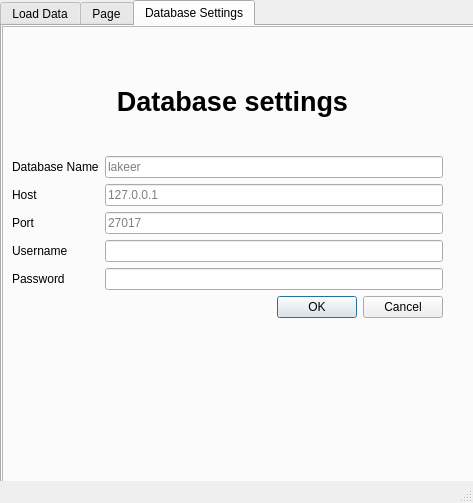
<?xml version="1.0" encoding="UTF-8"?>
<ui version="4.0">
 <class>MainWindow</class>
 <widget class="QMainWindow" name="MainWindow">
  <property name="geometry">
   <rect>
    <x>0</x>
    <y>0</y>
    <width>473</width>
    <height>503</height>
   </rect>
  </property>
  <property name="windowTitle">
   <string>Lakeer Plugin</string>
  </property>
  <widget class="QWidget" name="centralwidget">
   <widget class="QTabWidget" name="tabWidget">
    <property name="geometry">
     <rect>
      <x>0</x>
      <y>0</y>
      <width>491</width>
      <height>501</height>
     </rect>
    </property>
    <property name="currentIndex">
     <number>2</number>
    </property>
    <widget class="QWidget" name="loadData">
     <attribute name="title">
      <string>Load Data</string>
     </attribute>
     <widget class="QFrame" name="frame_loaddata">
      <property name="geometry">
       <rect>
        <x>0</x>
        <y>0</y>
        <width>491</width>
        <height>471</height>
       </rect>
      </property>
      <property name="frameShape">
       <enum>QFrame::StyledPanel</enum>
      </property>
      <property name="frameShadow">
       <enum>QFrame::Raised</enum>
      </property>
      <widget class="QDialogButtonBox" name="button_box">
       <property name="geometry">
        <rect>
         <x>10</x>
         <y>420</y>
         <width>451</width>
         <height>32</height>
        </rect>
       </property>
       <property name="orientation">
        <enum>Qt::Horizontal</enum>
       </property>
       <property name="standardButtons">
        <set>QDialogButtonBox::Cancel|QDialogButtonBox::Ok|QDialogButtonBox::Save</set>
       </property>
       <property name="centerButtons">
        <bool>false</bool>
       </property>
      </widget>
      <widget class="QLabel" name="label_2">
       <property name="geometry">
        <rect>
         <x>10</x>
         <y>370</y>
         <width>161</width>
         <height>17</height>
        </rect>
       </property>
       <property name="text">
        <string>Department</string>
       </property>
      </widget>
      <widget class="QComboBox" name="comboBox">
       <property name="geometry">
        <rect>
         <x>10</x>
         <y>390</y>
         <width>451</width>
         <height>25</height>
        </rect>
       </property>
      </widget>
      <widget class="QTreeWidget" name="treeWidget">
       <property name="geometry">
        <rect>
         <x>10</x>
         <y>40</y>
         <width>451</width>
         <height>321</height>
        </rect>
       </property>
       <attribute name="headerVisible">
        <bool>false</bool>
       </attribute>
       <column>
        <property name="text">
         <string notr="true">1</string>
        </property>
       </column>
      </widget>
      <widget class="QLabel" name="label_3">
       <property name="geometry">
        <rect>
         <x>10</x>
         <y>20</y>
         <width>351</width>
         <height>17</height>
        </rect>
       </property>
       <property name="text">
        <string>Select the service metrics:</string>
       </property>
      </widget>
     </widget>
    </widget>
    <widget class="QWidget" name="analysis">
     <attribute name="title">
      <string>Page</string>
     </attribute>
    </widget>
    <widget class="QWidget" name="databaseSetting">
     <attribute name="title">
      <string>Database Settings</string>
     </attribute>
     <widget class="QFrame" name="frame_database">
      <property name="geometry">
       <rect>
        <x>0</x>
        <y>0</y>
        <width>491</width>
        <height>521</height>
       </rect>
      </property>
      <property name="frameShape">
       <enum>QFrame::StyledPanel</enum>
      </property>
      <property name="frameShadow">
       <enum>QFrame::Raised</enum>
      </property>
      <widget class="QLabel" name="db_header_2">
       <property name="geometry">
        <rect>
         <x>0</x>
         <y>60</y>
         <width>461</width>
         <height>31</height>
        </rect>
       </property>
       <property name="font">
        <font>
         <pointsize>20</pointsize>
         <weight>75</weight>
         <bold>true</bold>
        </font>
       </property>
       <property name="text">
        <string>Database settings</string>
       </property>
       <property name="alignment">
        <set>Qt::AlignCenter</set>
       </property>
      </widget>
      <widget class="QWidget" name="formLayoutWidget">
       <property name="geometry">
        <rect>
         <x>10</x>
         <y>130</y>
         <width>431</width>
         <height>251</height>
        </rect>
       </property>
       <layout class="QFormLayout" name="form_layout">
        <item row="0" column="0">
         <widget class="QLabel" name="databaseNameLabel">
          <property name="text">
           <string>Database Name</string>
          </property>
         </widget>
        </item>
        <item row="0" column="1">
         <widget class="QLineEdit" name="txt_databasename_2">
          <property name="placeholderText">
           <string>lakeer</string>
          </property>
         </widget>
        </item>
        <item row="1" column="0">
         <widget class="QLabel" name="hostLabel">
          <property name="text">
           <string>Host</string>
          </property>
         </widget>
        </item>
        <item row="1" column="1">
         <widget class="QLineEdit" name="txt_host_2">
          <property name="placeholderText">
           <string>127.0.0.1</string>
          </property>
         </widget>
        </item>
        <item row="2" column="0">
         <widget class="QLabel" name="portLabel">
          <property name="text">
           <string>Port</string>
          </property>
         </widget>
        </item>
        <item row="2" column="1">
         <widget class="QLineEdit" name="txt_port_2">
          <property name="placeholderText">
           <string>27017</string>
          </property>
         </widget>
        </item>
        <item row="3" column="0">
         <widget class="QLabel" name="usernameLabel">
          <property name="text">
           <string>Username</string>
          </property>
         </widget>
        </item>
        <item row="3" column="1">
         <widget class="QLineEdit" name="txt_username_2"/>
        </item>
        <item row="4" column="0">
         <widget class="QLabel" name="passwordLabel">
          <property name="text">
           <string>Password</string>
          </property>
         </widget>
        </item>
        <item row="4" column="1">
         <widget class="QgsPasswordLineEdit" name="txt_password_2"/>
        </item>
        <item row="5" column="1">
         <widget class="QDialogButtonBox" name="buttonBox">
          <property name="standardButtons">
           <set>QDialogButtonBox::Cancel|QDialogButtonBox::Ok</set>
          </property>
         </widget>
        </item>
       </layout>
      </widget>
     </widget>
    </widget>
   </widget>
  </widget>
  <widget class="QStatusBar" name="statusbar"/>
  <action name="actionLoad_data">
   <property name="text">
    <string>Load data</string>
   </property>
  </action>
  <action name="actionDatabase">
   <property name="text">
    <string>Database</string>
   </property>
  </action>
 </widget>
 <customwidgets>
  <customwidget>
   <class>QgsPasswordLineEdit</class>
   <extends>QLineEdit</extends>
   <header>qgspasswordlineedit.h</header>
  </customwidget>
 </customwidgets>
 <resources/>
 <connections/>
</ui>
